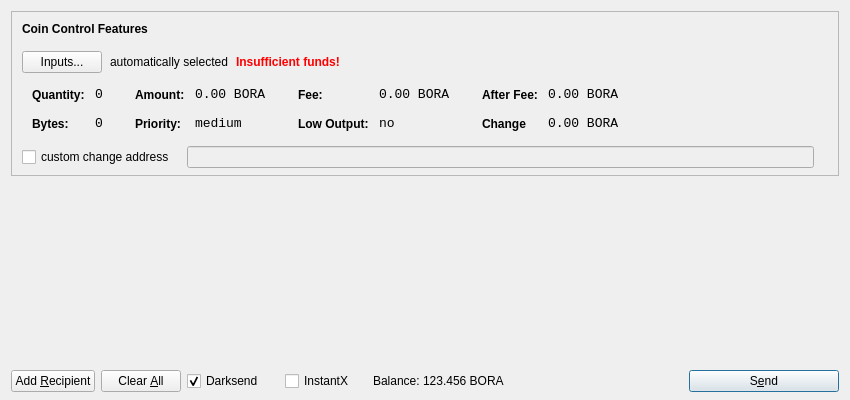
<?xml version="1.0" encoding="UTF-8"?>
<ui version="4.0">
 <class>SendCoinsDialog</class>
 <widget class="QWidget" name="SendCoinsDialog">
  <property name="geometry">
   <rect>
    <x>0</x>
    <y>0</y>
    <width>850</width>
    <height>400</height>
   </rect>
  </property>
  <property name="windowTitle">
   <string>Send Coins</string>
  </property>
  <property name="styleSheet">
   <string notr="true"></string>
  </property>
  <property name="inputMethodHints">
   <set>Qt::ImhNone</set>
  </property>
  <layout class="QVBoxLayout" name="verticalLayout" stretch="0,1,0">
   <property name="bottomMargin">
    <number>8</number>
   </property>
   <item>
    <widget class="QFrame" name="frameCoinControl">
     <property name="sizePolicy">
      <sizepolicy hsizetype="Expanding" vsizetype="Expanding">
       <horstretch>0</horstretch>
       <verstretch>0</verstretch>
      </sizepolicy>
     </property>
     <property name="maximumSize">
      <size>
       <width>16777215</width>
       <height>16777215</height>
      </size>
     </property>
     <property name="styleSheet">
      <string notr="true"/>
     </property>
     <property name="frameShape">
      <enum>QFrame::StyledPanel</enum>
     </property>
     <property name="frameShadow">
      <enum>QFrame::Sunken</enum>
     </property>
     <layout class="QVBoxLayout" name="verticalLayoutCoinControl2">
      <property name="spacing">
       <number>6</number>
      </property>
      <property name="leftMargin">
       <number>0</number>
      </property>
      <property name="topMargin">
       <number>0</number>
      </property>
      <property name="rightMargin">
       <number>0</number>
      </property>
      <property name="bottomMargin">
       <number>6</number>
      </property>
      <item>
       <layout class="QVBoxLayout" name="verticalLayoutCoinControl" stretch="0,0,0,0,1">
        <property name="spacing">
         <number>0</number>
        </property>
        <property name="leftMargin">
         <number>10</number>
        </property>
        <property name="topMargin">
         <number>10</number>
        </property>
        <item>
         <layout class="QHBoxLayout" name="horizontalLayoutCoinControl1">
          <property name="bottomMargin">
           <number>15</number>
          </property>
          <item>
           <widget class="QLabel" name="labelCoinControlFeatures">
            <property name="sizePolicy">
             <sizepolicy hsizetype="Preferred" vsizetype="Maximum">
              <horstretch>0</horstretch>
              <verstretch>0</verstretch>
             </sizepolicy>
            </property>
            <property name="font">
             <font>
              <weight>75</weight>
              <bold>true</bold>
             </font>
            </property>
            <property name="styleSheet">
             <string notr="true">font-weight:bold;</string>
            </property>
            <property name="text">
             <string>Coin Control Features</string>
            </property>
           </widget>
          </item>
         </layout>
        </item>
        <item>
         <layout class="QHBoxLayout" name="horizontalLayoutCoinControl2" stretch="0,0,0,0">
          <property name="spacing">
           <number>8</number>
          </property>
          <property name="bottomMargin">
           <number>10</number>
          </property>
          <item>
           <widget class="QPushButton" name="pushButtonCoinControl">
            <property name="styleSheet">
             <string notr="true"/>
            </property>
            <property name="text">
             <string>Inputs...</string>
            </property>
           </widget>
          </item>
          <item>
           <widget class="QLabel" name="labelCoinControlAutomaticallySelected">
            <property name="text">
             <string>automatically selected</string>
            </property>
            <property name="margin">
             <number>5</number>
            </property>
           </widget>
          </item>
          <item>
           <widget class="QLabel" name="labelCoinControlInsuffFunds">
            <property name="font">
             <font>
              <weight>75</weight>
              <bold>true</bold>
             </font>
            </property>
            <property name="styleSheet">
             <string notr="true">color:red;font-weight:bold;</string>
            </property>
            <property name="text">
             <string>Insufficient funds!</string>
            </property>
            <property name="margin">
             <number>5</number>
            </property>
           </widget>
          </item>
          <item>
           <spacer name="horizontalSpacerCoinControl">
            <property name="orientation">
             <enum>Qt::Horizontal</enum>
            </property>
            <property name="sizeHint" stdset="0">
             <size>
              <width>40</width>
              <height>1</height>
             </size>
            </property>
           </spacer>
          </item>
         </layout>
        </item>
        <item>
         <widget class="QWidget" name="widgetCoinControl" native="true">
          <property name="sizePolicy">
           <sizepolicy hsizetype="Preferred" vsizetype="Preferred">
            <horstretch>0</horstretch>
            <verstretch>0</verstretch>
           </sizepolicy>
          </property>
          <property name="minimumSize">
           <size>
            <width>0</width>
            <height>0</height>
           </size>
          </property>
          <property name="styleSheet">
           <string notr="true"/>
          </property>
          <layout class="QHBoxLayout" name="horizontalLayoutCoinControl5">
           <property name="leftMargin">
            <number>0</number>
           </property>
           <property name="topMargin">
            <number>0</number>
           </property>
           <property name="rightMargin">
            <number>0</number>
           </property>
           <property name="bottomMargin">
            <number>0</number>
           </property>
           <item>
            <layout class="QHBoxLayout" name="horizontalLayoutCoinControl3" stretch="0,0,0,1">
             <property name="spacing">
              <number>20</number>
             </property>
             <property name="topMargin">
              <number>0</number>
             </property>
             <property name="bottomMargin">
              <number>10</number>
             </property>
             <item>
              <layout class="QFormLayout" name="formLayoutCoinControl1">
               <property name="horizontalSpacing">
                <number>10</number>
               </property>
               <property name="verticalSpacing">
                <number>14</number>
               </property>
               <property name="leftMargin">
                <number>10</number>
               </property>
               <property name="topMargin">
                <number>4</number>
               </property>
               <property name="rightMargin">
                <number>6</number>
               </property>
               <item row="0" column="0">
                <widget class="QLabel" name="labelCoinControlQuantityText">
                 <property name="styleSheet">
                  <string notr="true">font-weight:bold;</string>
                 </property>
                 <property name="text">
                  <string>Quantity:</string>
                 </property>
                 <property name="margin">
                  <number>0</number>
                 </property>
                </widget>
               </item>
               <item row="0" column="1">
                <widget class="QLabel" name="labelCoinControlQuantity">
                 <property name="font">
                  <font>
                   <family>Monospace</family>
                   <pointsize>10</pointsize>
                  </font>
                 </property>
                 <property name="cursor">
                  <cursorShape>IBeamCursor</cursorShape>
                 </property>
                 <property name="contextMenuPolicy">
                  <enum>Qt::ActionsContextMenu</enum>
                 </property>
                 <property name="text">
                  <string>0</string>
                 </property>
                 <property name="margin">
                  <number>0</number>
                 </property>
                 <property name="textInteractionFlags">
                  <set>Qt::LinksAccessibleByMouse|Qt::TextSelectableByKeyboard|Qt::TextSelectableByMouse</set>
                 </property>
                </widget>
               </item>
               <item row="1" column="0">
                <widget class="QLabel" name="labelCoinControlBytesText">
                 <property name="styleSheet">
                  <string notr="true">font-weight:bold;</string>
                 </property>
                 <property name="text">
                  <string>Bytes:</string>
                 </property>
                </widget>
               </item>
               <item row="1" column="1">
                <widget class="QLabel" name="labelCoinControlBytes">
                 <property name="font">
                  <font>
                   <family>Monospace</family>
                   <pointsize>10</pointsize>
                  </font>
                 </property>
                 <property name="cursor">
                  <cursorShape>IBeamCursor</cursorShape>
                 </property>
                 <property name="contextMenuPolicy">
                  <enum>Qt::ActionsContextMenu</enum>
                 </property>
                 <property name="text">
                  <string>0</string>
                 </property>
                 <property name="textInteractionFlags">
                  <set>Qt::LinksAccessibleByMouse|Qt::TextSelectableByKeyboard|Qt::TextSelectableByMouse</set>
                 </property>
                </widget>
               </item>
              </layout>
             </item>
             <item>
              <layout class="QFormLayout" name="formLayoutCoinControl2">
               <property name="horizontalSpacing">
                <number>10</number>
               </property>
               <property name="verticalSpacing">
                <number>14</number>
               </property>
               <property name="leftMargin">
                <number>6</number>
               </property>
               <property name="topMargin">
                <number>4</number>
               </property>
               <property name="rightMargin">
                <number>6</number>
               </property>
               <item row="0" column="0">
                <widget class="QLabel" name="labelCoinControlAmountText">
                 <property name="styleSheet">
                  <string notr="true">font-weight:bold;</string>
                 </property>
                 <property name="text">
                  <string>Amount:</string>
                 </property>
                 <property name="margin">
                  <number>0</number>
                 </property>
                </widget>
               </item>
               <item row="0" column="1">
                <widget class="QLabel" name="labelCoinControlAmount">
                 <property name="font">
                  <font>
                   <family>Monospace</family>
                   <pointsize>10</pointsize>
                  </font>
                 </property>
                 <property name="cursor">
                  <cursorShape>IBeamCursor</cursorShape>
                 </property>
                 <property name="contextMenuPolicy">
                  <enum>Qt::ActionsContextMenu</enum>
                 </property>
                 <property name="text">
                  <string>0.00 BORA</string>
                 </property>
                 <property name="textInteractionFlags">
                  <set>Qt::LinksAccessibleByMouse|Qt::TextSelectableByKeyboard|Qt::TextSelectableByMouse</set>
                 </property>
                </widget>
               </item>
               <item row="1" column="0">
                <widget class="QLabel" name="labelCoinControlPriorityText">
                 <property name="styleSheet">
                  <string notr="true">font-weight:bold;</string>
                 </property>
                 <property name="text">
                  <string>Priority:</string>
                 </property>
                </widget>
               </item>
               <item row="1" column="1">
                <widget class="QLabel" name="labelCoinControlPriority">
                 <property name="font">
                  <font>
                   <family>Monospace</family>
                   <pointsize>10</pointsize>
                  </font>
                 </property>
                 <property name="cursor">
                  <cursorShape>IBeamCursor</cursorShape>
                 </property>
                 <property name="contextMenuPolicy">
                  <enum>Qt::ActionsContextMenu</enum>
                 </property>
                 <property name="text">
                  <string>medium</string>
                 </property>
                 <property name="textInteractionFlags">
                  <set>Qt::LinksAccessibleByMouse|Qt::TextSelectableByKeyboard|Qt::TextSelectableByMouse</set>
                 </property>
                </widget>
               </item>
              </layout>
             </item>
             <item>
              <layout class="QFormLayout" name="formLayoutCoinControl3">
               <property name="horizontalSpacing">
                <number>10</number>
               </property>
               <property name="verticalSpacing">
                <number>14</number>
               </property>
               <property name="leftMargin">
                <number>6</number>
               </property>
               <property name="topMargin">
                <number>4</number>
               </property>
               <property name="rightMargin">
                <number>6</number>
               </property>
               <item row="0" column="0">
                <widget class="QLabel" name="labelCoinControlFeeText">
                 <property name="styleSheet">
                  <string notr="true">font-weight:bold;</string>
                 </property>
                 <property name="text">
                  <string>Fee:</string>
                 </property>
                 <property name="margin">
                  <number>0</number>
                 </property>
                </widget>
               </item>
               <item row="0" column="1">
                <widget class="QLabel" name="labelCoinControlFee">
                 <property name="font">
                  <font>
                   <family>Monospace</family>
                   <pointsize>10</pointsize>
                  </font>
                 </property>
                 <property name="cursor">
                  <cursorShape>IBeamCursor</cursorShape>
                 </property>
                 <property name="contextMenuPolicy">
                  <enum>Qt::ActionsContextMenu</enum>
                 </property>
                 <property name="text">
                  <string>0.00 BORA</string>
                 </property>
                 <property name="textInteractionFlags">
                  <set>Qt::LinksAccessibleByMouse|Qt::TextSelectableByKeyboard|Qt::TextSelectableByMouse</set>
                 </property>
                </widget>
               </item>
               <item row="1" column="0">
                <widget class="QLabel" name="labelCoinControlLowOutputText">
                 <property name="styleSheet">
                  <string notr="true">font-weight:bold;</string>
                 </property>
                 <property name="text">
                  <string>Low Output:</string>
                 </property>
                </widget>
               </item>
               <item row="1" column="1">
                <widget class="QLabel" name="labelCoinControlLowOutput">
                 <property name="font">
                  <font>
                   <family>Monospace</family>
                   <pointsize>10</pointsize>
                  </font>
                 </property>
                 <property name="cursor">
                  <cursorShape>IBeamCursor</cursorShape>
                 </property>
                 <property name="contextMenuPolicy">
                  <enum>Qt::ActionsContextMenu</enum>
                 </property>
                 <property name="text">
                  <string>no</string>
                 </property>
                 <property name="textInteractionFlags">
                  <set>Qt::LinksAccessibleByMouse|Qt::TextSelectableByKeyboard|Qt::TextSelectableByMouse</set>
                 </property>
                </widget>
               </item>
              </layout>
             </item>
             <item>
              <layout class="QFormLayout" name="formLayoutCoinControl4">
               <property name="horizontalSpacing">
                <number>10</number>
               </property>
               <property name="verticalSpacing">
                <number>14</number>
               </property>
               <property name="leftMargin">
                <number>6</number>
               </property>
               <property name="topMargin">
                <number>4</number>
               </property>
               <property name="rightMargin">
                <number>6</number>
               </property>
               <item row="0" column="0">
                <widget class="QLabel" name="labelCoinControlAfterFeeText">
                 <property name="styleSheet">
                  <string notr="true">font-weight:bold;</string>
                 </property>
                 <property name="text">
                  <string>After Fee:</string>
                 </property>
                 <property name="margin">
                  <number>0</number>
                 </property>
                </widget>
               </item>
               <item row="0" column="1">
                <widget class="QLabel" name="labelCoinControlAfterFee">
                 <property name="font">
                  <font>
                   <family>Monospace</family>
                   <pointsize>10</pointsize>
                  </font>
                 </property>
                 <property name="cursor">
                  <cursorShape>IBeamCursor</cursorShape>
                 </property>
                 <property name="contextMenuPolicy">
                  <enum>Qt::ActionsContextMenu</enum>
                 </property>
                 <property name="text">
                  <string>0.00 BORA</string>
                 </property>
                 <property name="textInteractionFlags">
                  <set>Qt::LinksAccessibleByMouse|Qt::TextSelectableByKeyboard|Qt::TextSelectableByMouse</set>
                 </property>
                </widget>
               </item>
               <item row="1" column="0">
                <widget class="QLabel" name="labelCoinControlChangeText">
                 <property name="styleSheet">
                  <string notr="true">font-weight:bold;</string>
                 </property>
                 <property name="text">
                  <string>Change</string>
                 </property>
                </widget>
               </item>
               <item row="1" column="1">
                <widget class="QLabel" name="labelCoinControlChange">
                 <property name="font">
                  <font>
                   <family>Monospace</family>
                   <pointsize>10</pointsize>
                  </font>
                 </property>
                 <property name="cursor">
                  <cursorShape>IBeamCursor</cursorShape>
                 </property>
                 <property name="contextMenuPolicy">
                  <enum>Qt::ActionsContextMenu</enum>
                 </property>
                 <property name="text">
                  <string>0.00 BORA</string>
                 </property>
                 <property name="textInteractionFlags">
                  <set>Qt::LinksAccessibleByMouse|Qt::TextSelectableByKeyboard|Qt::TextSelectableByMouse</set>
                 </property>
                </widget>
               </item>
              </layout>
             </item>
            </layout>
           </item>
          </layout>
         </widget>
        </item>
        <item>
         <layout class="QHBoxLayout" name="horizontalLayoutCoinControl4" stretch="0,0,0">
          <property name="spacing">
           <number>12</number>
          </property>
          <property name="sizeConstraint">
           <enum>QLayout::SetDefaultConstraint</enum>
          </property>
          <property name="topMargin">
           <number>5</number>
          </property>
          <property name="rightMargin">
           <number>5</number>
          </property>
          <item>
           <widget class="QCheckBox" name="checkBoxCoinControlChange">
            <property name="text">
             <string>custom change address</string>
            </property>
           </widget>
          </item>
          <item>
           <widget class="QLineEdit" name="lineEditCoinControlChange">
            <property name="enabled">
             <bool>false</bool>
            </property>
            <property name="sizePolicy">
             <sizepolicy hsizetype="Expanding" vsizetype="Fixed">
              <horstretch>0</horstretch>
              <verstretch>0</verstretch>
             </sizepolicy>
            </property>
           </widget>
          </item>
          <item>
           <widget class="QLabel" name="labelCoinControlChangeLabel">
            <property name="sizePolicy">
             <sizepolicy hsizetype="Preferred" vsizetype="Expanding">
              <horstretch>0</horstretch>
              <verstretch>0</verstretch>
             </sizepolicy>
            </property>
            <property name="minimumSize">
             <size>
              <width>0</width>
              <height>0</height>
             </size>
            </property>
            <property name="text">
             <string/>
            </property>
            <property name="margin">
             <number>3</number>
            </property>
           </widget>
          </item>
         </layout>
        </item>
        <item>
         <spacer name="verticalSpacerCoinControl">
          <property name="orientation">
           <enum>Qt::Vertical</enum>
          </property>
          <property name="sizeHint" stdset="0">
           <size>
            <width>800</width>
            <height>1</height>
           </size>
          </property>
         </spacer>
        </item>
       </layout>
      </item>
     </layout>
    </widget>
   </item>
   <item>
    <widget class="QScrollArea" name="scrollArea">
     <property name="styleSheet">
      <string notr="true">background-color:transparent</string>
     </property>
     <property name="frameShape">
      <enum>QFrame::StyledPanel</enum>
     </property>
     <property name="frameShadow">
      <enum>QFrame::Raised</enum>
     </property>
     <property name="widgetResizable">
      <bool>true</bool>
     </property>
     <widget class="QWidget" name="scrollAreaWidgetContents">
      <property name="geometry">
       <rect>
        <x>0</x>
        <y>0</y>
        <width>830</width>
        <height>173</height>
       </rect>
      </property>
      <property name="autoFillBackground">
       <bool>false</bool>
      </property>
      <property name="styleSheet">
       <string notr="true">background-color:transparent</string>
      </property>
      <layout class="QVBoxLayout" name="verticalLayout_2">
       <property name="leftMargin">
        <number>0</number>
       </property>
       <property name="topMargin">
        <number>0</number>
       </property>
       <property name="rightMargin">
        <number>0</number>
       </property>
       <property name="bottomMargin">
        <number>0</number>
       </property>
       <item>
        <layout class="QVBoxLayout" name="entries">
         <property name="spacing">
          <number>6</number>
         </property>
        </layout>
       </item>
       <item>
        <spacer name="verticalSpacer">
         <property name="orientation">
          <enum>Qt::Vertical</enum>
         </property>
         <property name="sizeHint" stdset="0">
          <size>
           <width>20</width>
           <height>40</height>
          </size>
         </property>
        </spacer>
       </item>
      </layout>
     </widget>
    </widget>
   </item>
   <item>
    <layout class="QHBoxLayout" name="horizontalLayout">
     <item>
      <widget class="QPushButton" name="addButton">
       <property name="toolTip">
        <string>Send to multiple recipients at once</string>
       </property>
       <property name="text">
        <string>Add &amp;Recipient</string>
       </property>
       <property name="autoDefault">
        <bool>false</bool>
       </property>
      </widget>
     </item>
     <item>
      <widget class="QPushButton" name="clearButton">
       <property name="sizePolicy">
        <sizepolicy hsizetype="Minimum" vsizetype="Fixed">
         <horstretch>0</horstretch>
         <verstretch>0</verstretch>
        </sizepolicy>
       </property>
       <property name="toolTip">
        <string>Remove all transaction fields</string>
       </property>
       <property name="text">
        <string>Clear &amp;All</string>
       </property>
       <property name="autoRepeatDelay">
        <number>300</number>
       </property>
       <property name="autoDefault">
        <bool>false</bool>
       </property>
      </widget>
     </item>
     <item>
      <layout class="QHBoxLayout" name="horizontalLayout_2">
       <property name="spacing">
        <number>3</number>
       </property>
       <item>
        <widget class="QCheckBox" name="checkUseDarksend">
         <property name="minimumSize">
          <size>
           <width>95</width>
           <height>0</height>
          </size>
         </property>
         <property name="text">
          <string>Darksend</string>
         </property>
         <property name="checked">
          <bool>true</bool>
         </property>
        </widget>
       </item>
       <item>
        <widget class="QCheckBox" name="checkInstantX">
         <property name="enabled">
          <bool>true</bool>
         </property>
         <property name="minimumSize">
          <size>
           <width>85</width>
           <height>0</height>
          </size>
         </property>
         <property name="text">
          <string>InstantX</string>
         </property>
        </widget>
       </item>
       <item>
        <widget class="QLabel" name="label">
         <property name="sizePolicy">
          <sizepolicy hsizetype="Preferred" vsizetype="Fixed">
           <horstretch>0</horstretch>
           <verstretch>0</verstretch>
          </sizepolicy>
         </property>
         <property name="text">
          <string>Balance:</string>
         </property>
        </widget>
       </item>
       <item>
        <widget class="QLabel" name="labelBalance">
         <property name="sizePolicy">
          <sizepolicy hsizetype="Preferred" vsizetype="Fixed">
           <horstretch>0</horstretch>
           <verstretch>0</verstretch>
          </sizepolicy>
         </property>
         <property name="cursor">
          <cursorShape>IBeamCursor</cursorShape>
         </property>
         <property name="text">
          <string>123.456 BORA</string>
         </property>
         <property name="textInteractionFlags">
          <set>Qt::LinksAccessibleByMouse|Qt::TextSelectableByKeyboard|Qt::TextSelectableByMouse</set>
         </property>
        </widget>
       </item>
      </layout>
     </item>
     <item>
      <spacer name="horizontalSpacer">
       <property name="orientation">
        <enum>Qt::Horizontal</enum>
       </property>
       <property name="sizeHint" stdset="0">
        <size>
         <width>40</width>
         <height>20</height>
        </size>
       </property>
      </spacer>
     </item>
     <item>
      <widget class="QPushButton" name="sendButton">
       <property name="minimumSize">
        <size>
         <width>150</width>
         <height>0</height>
        </size>
       </property>
       <property name="toolTip">
        <string>Confirm the send action</string>
       </property>
       <property name="text">
        <string>S&amp;end</string>
       </property>
       <property name="icon">
        <iconset resource="../bitcoin.qrc">
         <normaloff>:/icons/send</normaloff>:/icons/send</iconset>
       </property>
       <property name="default">
        <bool>true</bool>
       </property>
      </widget>
     </item>
    </layout>
   </item>
  </layout>
 </widget>
 <resources>
  <include location="../bitcoin.qrc"/>
 </resources>
 <connections/>
</ui>
